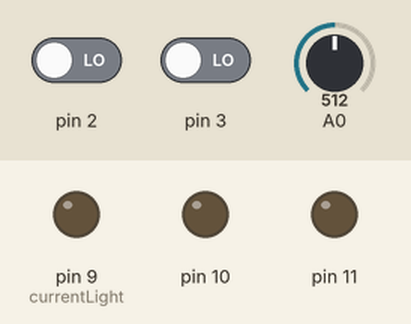
Recording of a sketch running on a simulated Arduino Uno, built with avr-gcc and run on an emulated ATmega328P. Shown: output pins drawn as LEDs (lit = HIGH). Dashed ring = blinking. The inputs (shaded band) are chosen by the test bench; at power-on: pin 2 LOW, A0 = 512, pin 3 LOW.

Above: at 1.2 s.
1.3 s: pin 2 driven HIGH
At 1.55 s:
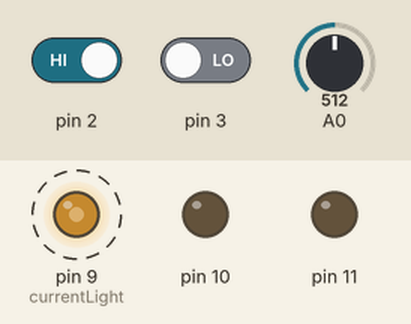
4.3 s: A0 set to 716
7.3 s: pin 3 driven HIGH
At 7.56 s:
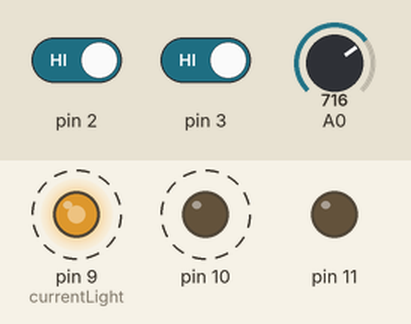
At 7.96 s:
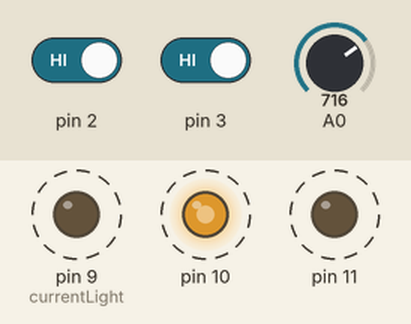
10.3 s: A0 set to 900
13.3 s: A0 set to 511
16.3 s: A0 set to 122
Timing chart, 0 to 20.3 s (numbered marks = the images above; inputs shaded):
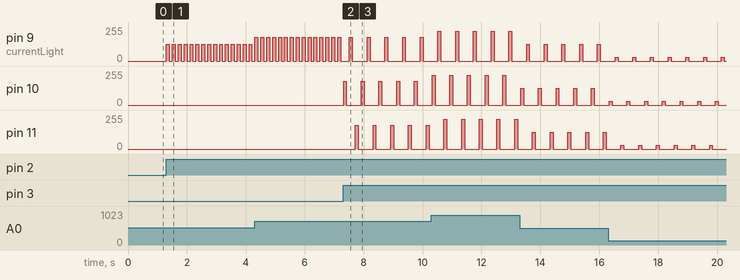

Measured:
- after the input at 1.3 s, pin 9 (currentLight): alternates 127/255 for 0.10 s and 0/255 for 0.10 s, starting at once
- after the input at 7.3 s, pin 9 (currentLight): alternates 178/255 for 0.10 s and 0/255 for 0.50 s, starting after 0.22 s; pin 10: alternates 178/255 for 0.10 s and 0/255 for 0.50 s, starting at once; pin 11: alternates 178/255 for 0.10 s and 0/255 for 0.50 s, starting after 0.42 s

The sketch:

tasks1and2.ino
```cpp
int currentLight = 9;
int currentState = 0;
int previousState = 255;

void setup() {
  pinMode(9, OUTPUT);
  pinMode(10, OUTPUT);
  pinMode(11, OUTPUT);
  pinMode(2, INPUT);
  pinMode(3, INPUT);
  Serial.begin(9600);
}

void loop() {

  previousState = analogRead(A0);

  previousState = map(previousState,0,1023,0,255);

  if (digitalRead(2) == HIGH && currentState == 0) {
    currentState = previousState;
  } else if (digitalRead(2) == HIGH) {
    previousState = currentState;
    currentState = 0;
  }

  if (currentState != 0) currentState = previousState;

  if (digitalRead(3) == HIGH && currentLight == 11) {
    currentLight = 9;
  } else if (digitalRead(3) == HIGH) {
    currentLight++;
  }

  digitalWrite(9, LOW);
  digitalWrite(10, LOW);
  digitalWrite(11, LOW);
  analogWrite(currentLight, currentState);
  delay(100);
}
```
